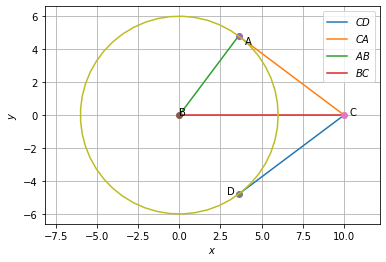

Here is the Python script that generated this plot:

import numpy as np
import matplotlib.pyplot as plt

a = 10
c = 6
b = np.sqrt((a*a)-(c*c))

e = ((a*a) + (c*c)-(b*b))/(2*a)
f = np.sqrt((c*c)-(e*e))

#points
A = np.array([e,f]) 
B = np.array([0,0]) 
C = np.array([a,0]) 
D = np.array([e,-f]) 

#Generate line points
def line_gen(A,B):
  len =10
  x_AB = np.zeros((2,len))
  lam_1 = np.linspace(0,1,len)
  for i in range(len):
    temp1 = A + lam_1[i]*(B-A)
    x_AB[:,i]= temp1.T
  return x_AB

x_AB = line_gen(A,B)
x_BC = line_gen(B,C)
x_CA = line_gen(C,A)
x_CD = line_gen(C,D)

#Plotting tangents- CD,CA; radius-AB ;line-BC
plt.plot(x_CD[0,:],x_CD[1,:],label='$CD$')
plt.plot(x_CA[0,:],x_CA[1,:],label='$CA$')
plt.plot(x_AB[0,:],x_AB[1,:],label='$AB$')
plt.plot(x_BC[0,:],x_BC[1,:],label='$BC$')

plt.plot(A[0], A[1], 'o')
plt.text(A[0] * (1 + 0.1), A[1] * (1 - 0.1) , 'A')
plt.plot(B[0], B[1], 'o')
plt.text(B[0] * (1 - 0.2), B[1] * (1) , 'B')
plt.plot(C[0], C[1], 'o')
plt.text(C[0] * (1 + 0.03), C[1] * (1 - 0.1) , 'C')
plt.plot(D[0], D[1], 'o')
plt.text(D[0] * (1 - 0.2), D[1] * (1) , 'D')

#Plot circle
theta = np.linspace(0,2*np.pi,50)
x = c*np.cos(theta)
y = c*np.sin(theta)
plt.plot(x,y)
plt.xlabel('$x$')
plt.ylabel('$y$')
plt.legend(loc='best')
plt.grid() # minor
plt.axis('equal')
plt.show()
